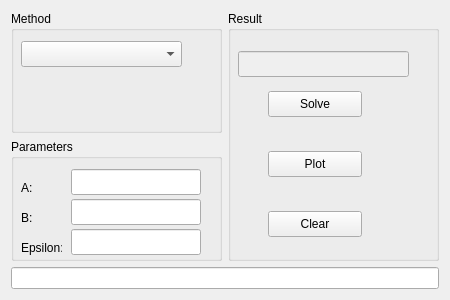
<?xml version="1.0" encoding="UTF-8"?>
<ui version="4.0">
 <class>EquationWidgetUI</class>
 <widget class="QWidget" name="EquationWidgetUI">
  <property name="geometry">
   <rect>
    <x>0</x>
    <y>0</y>
    <width>450</width>
    <height>300</height>
   </rect>
  </property>
  <property name="minimumSize">
   <size>
    <width>450</width>
    <height>300</height>
   </size>
  </property>
  <property name="maximumSize">
   <size>
    <width>600</width>
    <height>450</height>
   </size>
  </property>
  <property name="windowTitle">
   <string>Equation</string>
  </property>
  <property name="autoFillBackground">
   <bool>true</bool>
  </property>
  <layout class="QGridLayout" name="gridLayout">
   <item row="2" column="0" colspan="2">
    <widget class="QLineEdit" name="functionLineEdit">
     <property name="text">
      <string/>
     </property>
    </widget>
   </item>
   <item row="1" column="0">
    <widget class="QGroupBox" name="groupBox_2">
     <property name="title">
      <string>Parameters</string>
     </property>
     <widget class="QLabel" name="label">
      <property name="geometry">
       <rect>
        <x>10</x>
        <y>40</y>
        <width>31</width>
        <height>18</height>
       </rect>
      </property>
      <property name="text">
       <string>А:</string>
      </property>
     </widget>
     <widget class="QLabel" name="label_2">
      <property name="geometry">
       <rect>
        <x>10</x>
        <y>70</y>
        <width>31</width>
        <height>18</height>
       </rect>
      </property>
      <property name="text">
       <string>B:</string>
      </property>
     </widget>
     <widget class="QLabel" name="label_3">
      <property name="geometry">
       <rect>
        <x>10</x>
        <y>100</y>
        <width>41</width>
        <height>18</height>
       </rect>
      </property>
      <property name="text">
       <string>Epsilon:</string>
      </property>
     </widget>
     <widget class="QLineEdit" name="startLineEdit">
      <property name="geometry">
       <rect>
        <x>60</x>
        <y>30</y>
        <width>130</width>
        <height>26</height>
       </rect>
      </property>
     </widget>
     <widget class="QLineEdit" name="endLineEdit">
      <property name="geometry">
       <rect>
        <x>60</x>
        <y>60</y>
        <width>130</width>
        <height>26</height>
       </rect>
      </property>
     </widget>
     <widget class="QLineEdit" name="epsilonLineEdit">
      <property name="geometry">
       <rect>
        <x>60</x>
        <y>90</y>
        <width>130</width>
        <height>26</height>
       </rect>
      </property>
     </widget>
    </widget>
   </item>
   <item row="0" column="1" rowspan="2">
    <widget class="QGroupBox" name="groupBox_3">
     <property name="title">
      <string>Result</string>
     </property>
     <widget class="QLineEdit" name="resultLineEdit">
      <property name="enabled">
       <bool>false</bool>
      </property>
      <property name="geometry">
       <rect>
        <x>10</x>
        <y>40</y>
        <width>171</width>
        <height>26</height>
       </rect>
      </property>
     </widget>
     <widget class="QPushButton" name="solve">
      <property name="geometry">
       <rect>
        <x>40</x>
        <y>80</y>
        <width>94</width>
        <height>26</height>
       </rect>
      </property>
      <property name="text">
       <string>Solve</string>
      </property>
     </widget>
     <widget class="QPushButton" name="plot">
      <property name="geometry">
       <rect>
        <x>40</x>
        <y>140</y>
        <width>94</width>
        <height>26</height>
       </rect>
      </property>
      <property name="text">
       <string>Plot</string>
      </property>
     </widget>
     <widget class="QPushButton" name="clear">
      <property name="geometry">
       <rect>
        <x>40</x>
        <y>200</y>
        <width>94</width>
        <height>26</height>
       </rect>
      </property>
      <property name="text">
       <string>Clear</string>
      </property>
     </widget>
     <zorder>resultLineEdit</zorder>
     <zorder>solve</zorder>
     <zorder>clear</zorder>
     <zorder>plot</zorder>
    </widget>
   </item>
   <item row="0" column="0">
    <widget class="QGroupBox" name="groupBox">
     <property name="title">
      <string>Method</string>
     </property>
     <widget class="QComboBox" name="methods">
      <property name="geometry">
       <rect>
        <x>10</x>
        <y>30</y>
        <width>161</width>
        <height>26</height>
       </rect>
      </property>
     </widget>
    </widget>
   </item>
  </layout>
  <action name="insertRowAction">
   <property name="enabled">
    <bool>false</bool>
   </property>
   <property name="text">
    <string>&amp;Insert Row</string>
   </property>
   <property name="statusTip">
    <string>Inserts a new Row</string>
   </property>
  </action>
  <action name="deleteRowAction">
   <property name="enabled">
    <bool>false</bool>
   </property>
   <property name="text">
    <string>&amp;Delete Row</string>
   </property>
   <property name="statusTip">
    <string>Deletes the current Row</string>
   </property>
  </action>
 </widget>
 <resources/>
 <connections/>
</ui>
